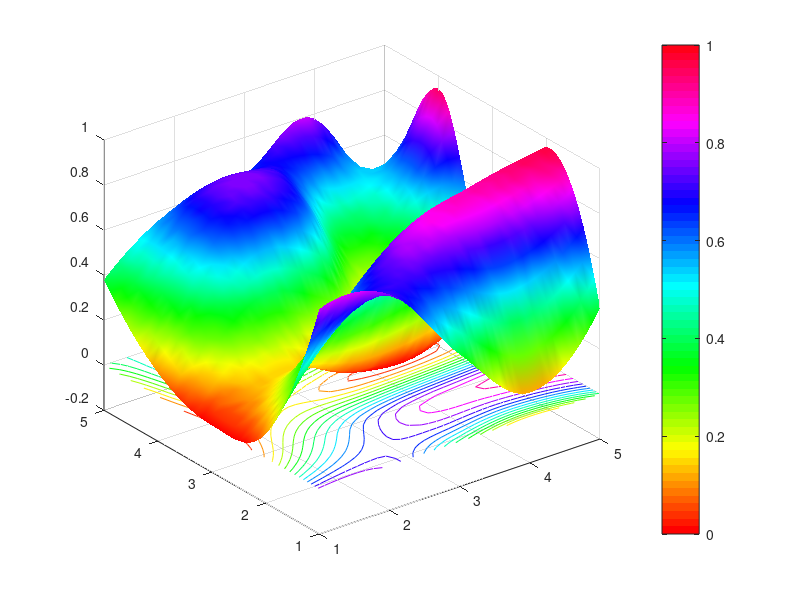

Recreate this plot in MATLAB.
Z0=rand(5,5);
[X0,Y0]=meshgrid(1:5);
[X1,Y1]=meshgrid(1:.1:5);
Z1=interp2(X0,Y0,Z0,X1,Y1,'cubic');
figure
surf(X1,Y1,Z1); shading interp; colormap(hsv); 
hold on
contour(X1,Y1,Z1,15); 
colorbar;
caxis([0 1]);